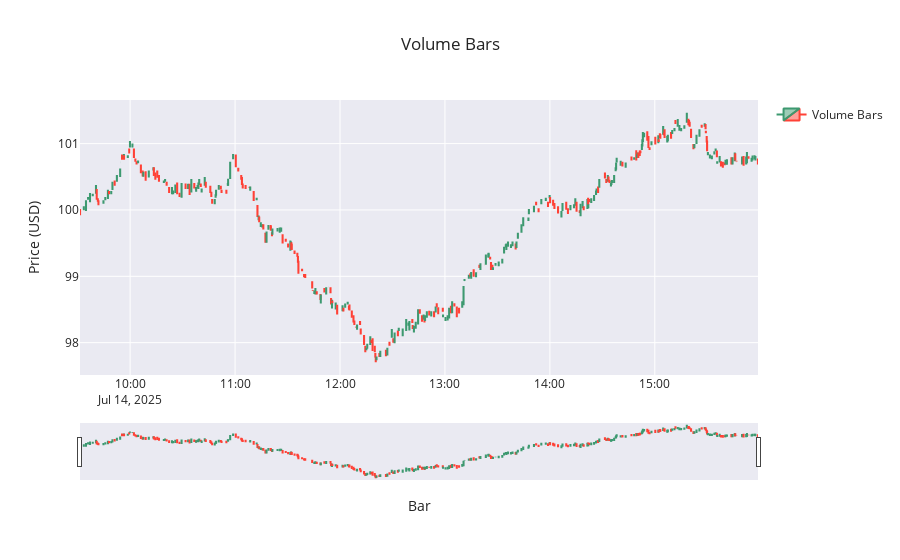

Here is the notebook cell this chart was saved with:
### Markdown cell above
### Time Chart

### Code cell
fig = go.Figure(data=[go.Candlestick(
    x=volume_bars['start_time'],
    open=volume_bars['open'],
    high=volume_bars['high'],
    low=volume_bars['low'],
    close=volume_bars['close'],
    name='Volume Bars'
)])

fig.update_layout(
    title=f'Volume Bars',
    yaxis_title='Price (USD)',
    xaxis_title='Bar',
    xaxis_rangeslider_visible=True, 
    template='seaborn', # other options: plotly, plotly_white, plotly_dark, simple_white
    showlegend=True,
)

### Figure 1 — Plotly figure (JSON) as saved in the notebook; plotly's stock layout.template omitted (floating-point values rounded to 4 significant figures; data arrays with more than 128 entries replaced by an {"elided": "..."} marker saying what was removed)
{"data": [{"close": {"elided": "368 float values"}, "high": {"elided": "368 float values"}, "low": {"elided": "368 float values"}, "name": "Volume Bars", "open": {"elided": "368 float values"}, "type": "candlestick", "x": {"elided": "368 str values"}}], "layout": {"showlegend": true, "title": {"text": "Volume Bars"}, "xaxis": {"rangeslider": {"visible": true}, "title": {"text": "Bar"}}, "yaxis": {"title": {"text": "Price (USD)"}}}}
